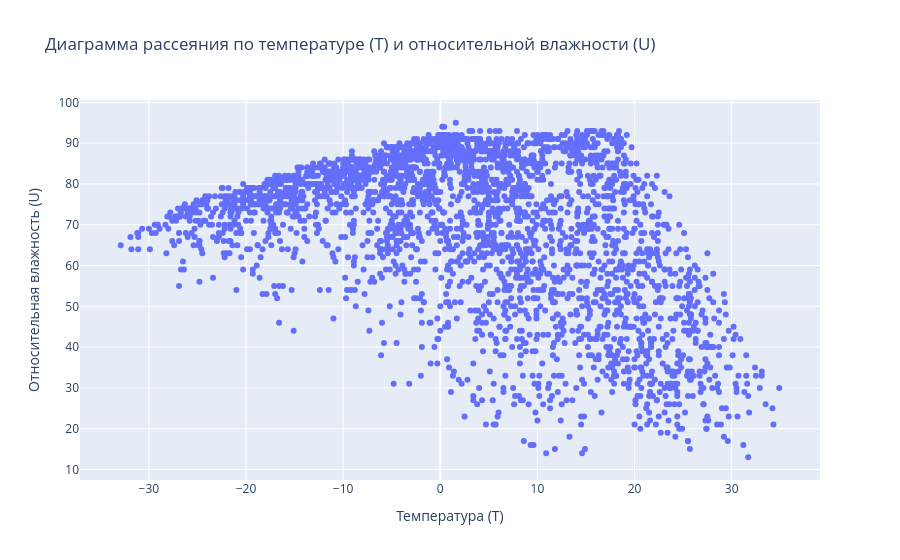

Notebook code cell kept with this figure:
### Markdown cell above
2.  (1 балл) Постройте точечную диаграмму (диаграмму рассеяния) по признакам температуры и относительной влажности.

### Code cell
fig_1 = go.Figure()
fig_1.add_trace(go.Scatter(x=df['T'], y=df['U'], mode='markers'))
fig_1.update_layout(
    title='Диаграмма рассеяния по температуре (T) и относительной влажности (U)',
    xaxis_title='Температура (T)',
    yaxis_title='Относительная влажность (U)'
    )
fig_1.show()

### Figure 1 — Plotly figure (JSON) as saved in the notebook; plotly's stock layout.template omitted (floating-point values rounded to 4 significant figures; data arrays with more than 128 entries replaced by an {"elided": "..."} marker saying what was removed)
{"data": [{"mode": "markers", "type": "scatter", "x": {"elided": "2919 float values"}, "y": {"elided": "2919 int values"}}], "layout": {"title": {"text": "Диаграмма рассеяния по температуре (T) и относительной влажности (U)"}, "xaxis": {"title": {"text": "Температура (T)"}}, "yaxis": {"title": {"text": "Относительная влажность (U)"}}}}
